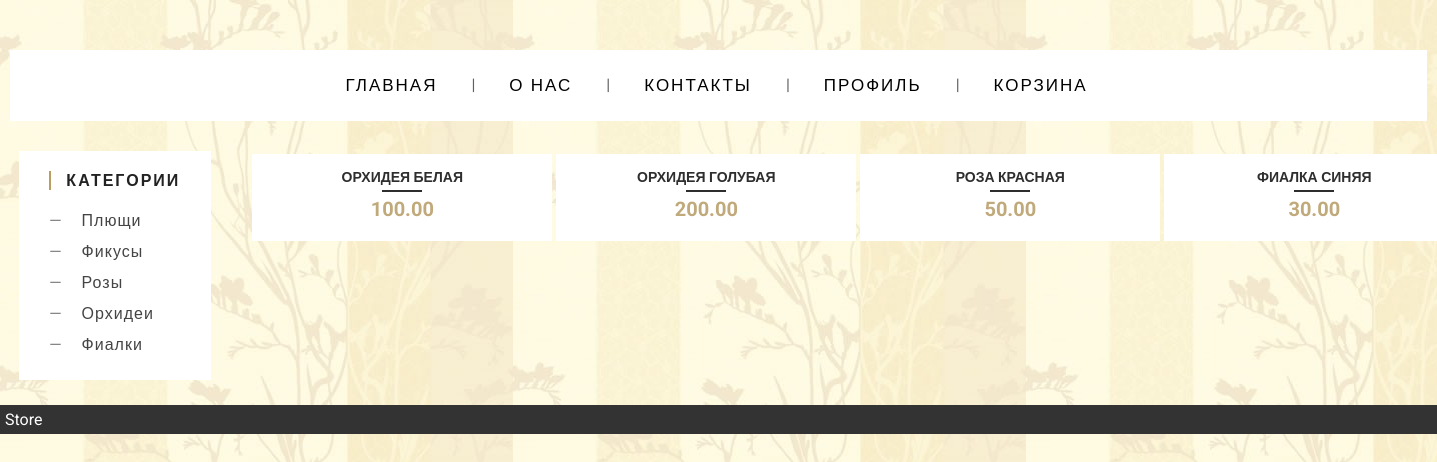
The app's page /, older data.
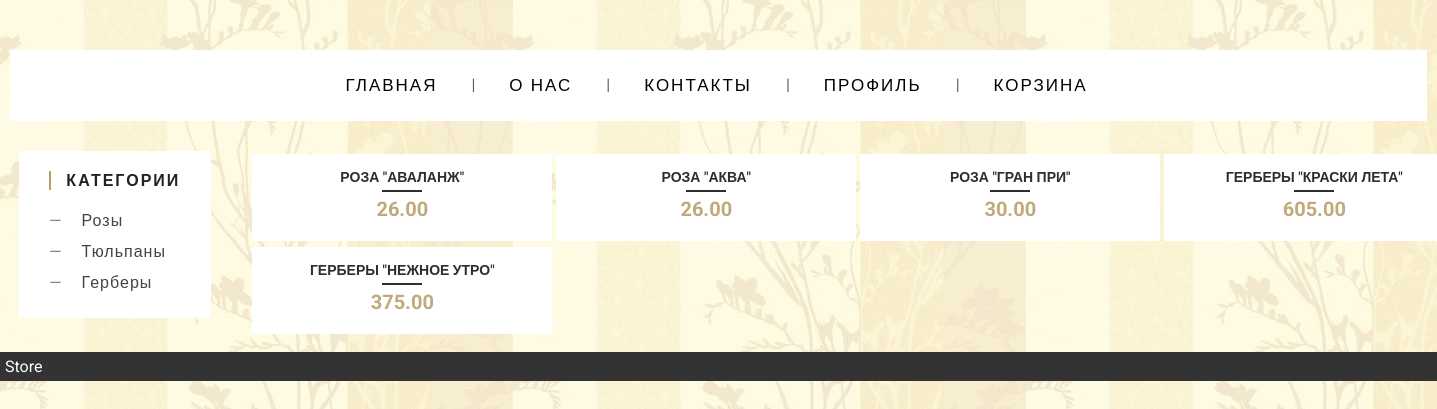
The same page, newer data.
### main/models.py (models this page shows, shortened)
class Category(models.Model):
    category_title = models.CharField(max_length=50)
    slug = models.SlugField(null=True)

class Product(models.Model):
    product_title = models.CharField(max_length=100)
    price = models.DecimalField(max_digits=10, decimal_places=2)
    description = models.TextField()
    slug = models.SlugField(null=True)
    image = models.ManyToManyField(Image)
    category = models.ForeignKey(Category, null=True, on_delete=models.SET_NULL)

### main/views.py (the view)
# urls.py: path('', views.index, name='home'),
def index(request):  # main page
    products = Product.objects.all()
    categories = Category.objects.all()
    context = {'products': products,
               'categories': categories,
               }
    return render(request, 'main/index.html', context)

### main/templates/main/index.html (shortened to what this page needs)
{% load static %}
<!DOCTYPE html>
<html lang="ru">
<head>
    <link rel="stylesheet" href="{% static 'css/base.css' %}" type="text/css" media="screen">
</head>
<body>
  <div id="header">
      {% include 'main/top_menu.html' %}
  </div>
  <div id="sidebar" >
    {% include 'main/sidebar.html' %}
  </div>
  <div id="content">
 {% block content %} {% include 'main/product_card.html' %} {% endblock %}
  </div>
  <div id="footer">Store</div>
 </body>
</html>

### main/templates/main/sidebar.html (shortened to what this page needs)
{% load static %}
<link rel="stylesheet" href="{% static 'css/sidebar.css' %}" type="text/css" media="screen">
<div class="widget">
  <h3 class="widget-title">Категории</h3>
{% for category in categories %}
  <ul class="widget-list">
    <li><a href="{% url 'category_product_list' category.slug %}"> {{category.category_title}} </a></li>
  </ul>
{% endfor %}
</div>

### main/templates/main/product_card.html (shortened to what this page needs)
{% load static %}
<link rel="stylesheet" href="{% static 'css/product_card.css' %}" type="text/css" media="screen">
<table border="0px">
    {% for product in products %}
    <td>
<div class="product-wrap">
  <div class="product-title">
    <a href="{% url 'product_detail' product.slug %}"> {{product.product_title}}</a>
    <span class="product-price"> {{product.price}}</span>
  </div>
</div>
    </td>
    {% empty %}
    <p> В данной категории нет товаров. </p>
    {% endfor %}
</table>

Row changes from the older to the newer data that the page shows:
removed Category: category_title "Плющи"
removed Category: category_title "Фикусы"
removed Category: category_title "Орхидеи"
removed Category: category_title "Фиалки"
removed Product: product_title "ОРХИДЕЯ БЕЛАЯ", price "100.00"
removed Product: product_title "ОРХИДЕЯ ГОЛУБАЯ", price "200.00"
removed Product: product_title "РОЗА КРАСНАЯ", price "50.00"
removed Product: product_title "ФИАЛКА СИНЯЯ", price "30.00"
added Category: category_title "Тюльпаны"
added Category: category_title "Герберы"
added Product: product_title "РОЗА \"АВАЛАНЖ\"", price "26.00"
added Product: product_title "РОЗА \"АКВА\"", price "26.00"
added Product: product_title "РОЗА \"ГРАН ПРИ\"", price "30.00"
added Product: product_title "ГЕРБЕРЫ \"КРАСКИ ЛЕТА\"", price "605.00"
added Product: product_title "ГЕРБЕРЫ \"НЕЖНОЕ УТРО\"", price "375.00"
